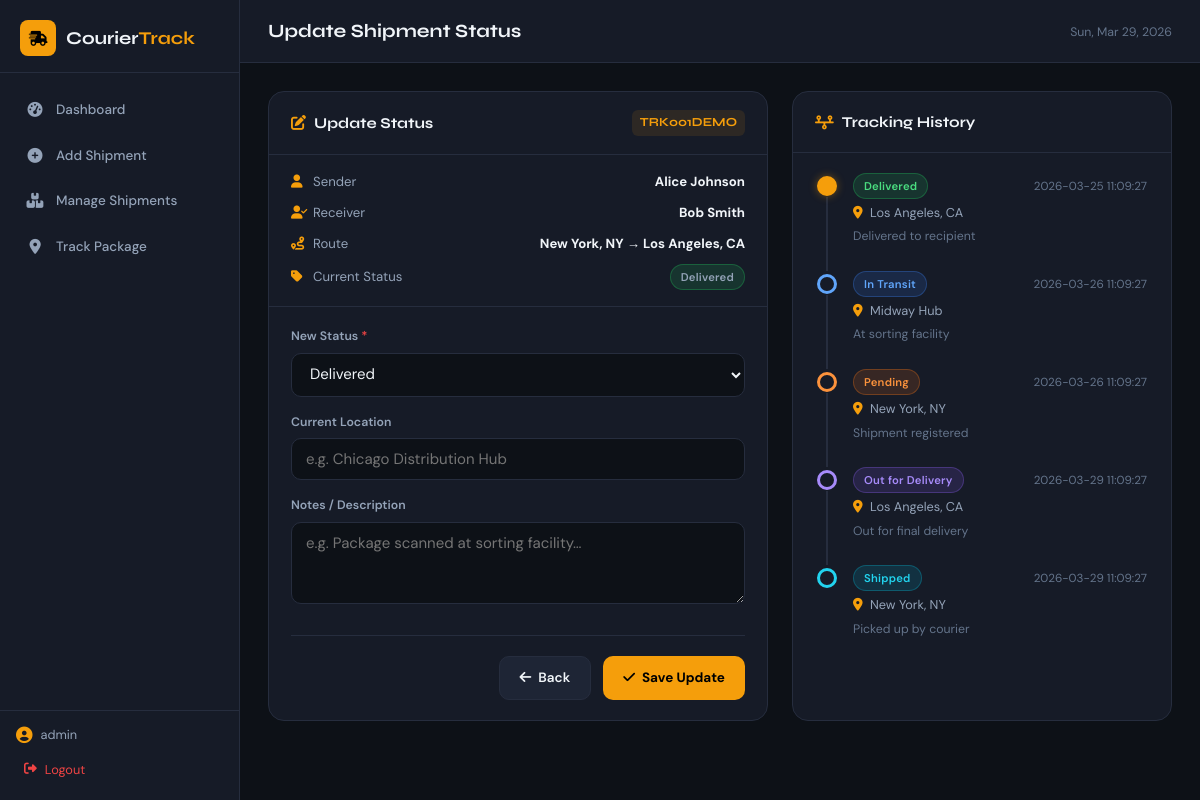
/update-status/1 (signed in), run on the app's committed database.
### tables this page shows
CREATE TABLE shipments (
            id               INTEGER PRIMARY KEY AUTOINCREMENT,
            tracking_id      TEXT UNIQUE NOT NULL,
            sender_name      TEXT NOT NULL,
            receiver_name    TEXT NOT NULL,
            origin           TEXT NOT NULL,
            destination      TEXT NOT NULL,
            sender_contact   TEXT,
            receiver_contact TEXT,
            weight           TEXT,
            description      TEXT,
            status           TEXT DEFAULT 'Pending',
            created_at       TEXT DEFAULT (datetime('now'))
        );

CREATE TABLE tracking_history (
            id          INTEGER PRIMARY KEY AUTOINCREMENT,
            shipment_id INTEGER NOT NULL,
            status      TEXT NOT NULL,
            location    TEXT,
            notes       TEXT,
            timestamp   TEXT DEFAULT (datetime('now')),
            FOREIGN KEY (shipment_id) REFERENCES shipments(id)
        );

### app.py (the view, shortened to what this page needs)
@app.route('/update-status/<int:shipment_id>', methods=['GET', 'POST'])
@login_required
def update_status(shipment_id):
    db = get_db()
    shipment = db.execute('SELECT * FROM shipments WHERE id=?', (shipment_id,)).fetchone()
    if not shipment:
        flash('Shipment not found.', 'error')
        return redirect(url_for('manage_shipments'))
    history = db.execute(
        'SELECT * FROM tracking_history WHERE shipment_id=? ORDER BY timestamp DESC',
        (shipment_id,)
    ).fetchall()
    return render_template('update_status.html', shipment=shipment, history=history)

### app.py (called while the page is built)
def login_required(f):
    from functools import wraps
    @wraps(f)
    def decorated(*args, **kwargs):
        if 'admin_logged_in' not in session:
            return redirect(url_for('login'))
        return f(*args, **kwargs)
    return decorated

### database.py (called while the page is built)
def get_db():
    from app import app
    if 'db' not in g:
        g.db = sqlite3.connect(DATABASE)
        g.db.row_factory = sqlite3.Row  # Return dict-like rows
    return g.db

### templates/update_status.html (shortened to what this page needs)
{% extends "base.html" %}
{% block page_title %}Update Shipment Status{% endblock %}
{% block content %}
<div class="update-layout">
  <div class="card update-form-card">
    <div class="card-header">
      <h3><i class="fas fa-pen-to-square"></i> Update Status</h3>
      <span class="track-chip">{{ shipment.tracking_id }}</span>
    </div>
    <div class="shipment-summary">
      <div class="summary-row">
        <span><i class="fas fa-user"></i> Sender</span>
        <strong>{{ shipment.sender_name }}</strong>
      </div>
      <div class="summary-row">
        <span><i class="fas fa-user-check"></i> Receiver</span>
        <strong>{{ shipment.receiver_name }}</strong>
      </div>
      <div class="summary-row">
        <span><i class="fas fa-route"></i> Route</span>
        <strong>{{ shipment.origin }} → {{ shipment.destination }}</strong>
      </div>
      <div class="summary-row">
        <span><i class="fas fa-tag"></i> Current Status</span>
        <span class="status-badge status-{{ shipment.status|replace(' ','_')|lower }}">
          {{ shipment.status }}
        </span>
      </div>
    </div>
    <form method="POST" action="{{ url_for('update_status', shipment_id=shipment.id) }}">
      <div class="form-group">
        <label>New Status <span class="req">*</span></label>
        <select name="status" class="filter-select full-w" required>
          {% for s in ['Pending','Shipped','In Transit','Out for Delivery','Delivered'] %}
          <option value="{{ s }}" {% if shipment.status == s %}selected{% endif %}>{{ s }}</option>
          {% endfor %}
        </select>
      </div>
      <div class="form-group">
        <label>Current Location</label>
        <input type="text" name="location" placeholder="e.g. Chicago Distribution Hub"/>
      </div>
      <div class="form-group">
        <label>Notes / Description</label>
        <textarea name="notes" rows="3" placeholder="e.g. Package scanned at sorting facility…"></textarea>
      </div>
      <div class="form-actions">
        <a href="{{ url_for('manage_shipments') }}" class="btn-secondary">
          <i class="fas fa-arrow-left"></i> Back
        </a>
        <button type="submit" class="btn-primary">
          <i class="fas fa-check"></i> Save Update
        </button>
      </div>
    </form>
  </div>
  <div class="card timeline-card">
    <div class="card-header">
      <h3><i class="fas fa-timeline"></i> Tracking History</h3>
    </div>
    {% if history %}
    <div class="timeline">
      {% for h in history|reverse %}
      <div class="tl-item {% if loop.first %}tl-latest{% endif %}">
        <div class="tl-dot tl-dot-{{ h.status|replace(' ','_')|lower }}"></div>
        <div class="tl-content">
          <div class="tl-top">
            <span class="status-badge status-{{ h.status|replace(' ','_')|lower }}">{{ h.status }}</span>
            <span class="tl-time">{{ h.timestamp }}</span>
          </div>
          {% if h.location %}
          <div class="tl-loc"><i class="fas fa-location-dot"></i> {{ h.location }}</div>
          {% endif %}
          {% if h.notes %}
          <div class="tl-notes">{{ h.notes }}</div>
          {% endif %}
        </div>
      </div>
      {% endfor %}
    </div>
    {% else %}
      <div class="empty-state-small"><i class="fas fa-inbox"></i> No history yet.</div>
    {% endif %}
  </div>
</div>
{% endblock %}

### data on the page
shipments: tracking_id "TRK001DEMO", sender_name "Alice Johnson", receiver_name "Bob Smith", origin "New York, NY", destination "Los Angeles, CA", status "Delivered"
tracking_history: status "Delivered", timestamp "2026-03-25 11:09:27", location "Los Angeles, CA", notes "Delivered to recipient"
tracking_history: status "In Transit", timestamp "2026-03-26 11:09:27", location "Midway Hub", notes "At sorting facility"
tracking_history: status "Pending", timestamp "2026-03-26 11:09:27", location "New York, NY", notes "Shipment registered"
tracking_history: status "Out for Delivery", timestamp "2026-03-29 11:09:27", location "Los Angeles, CA", notes "Out for final delivery"
tracking_history: status "Shipped", timestamp "2026-03-29 11:09:27", location "New York, NY", notes "Picked up by courier"

### other printed values
{{ session.get('admin_username','Admin') }} "admin"
